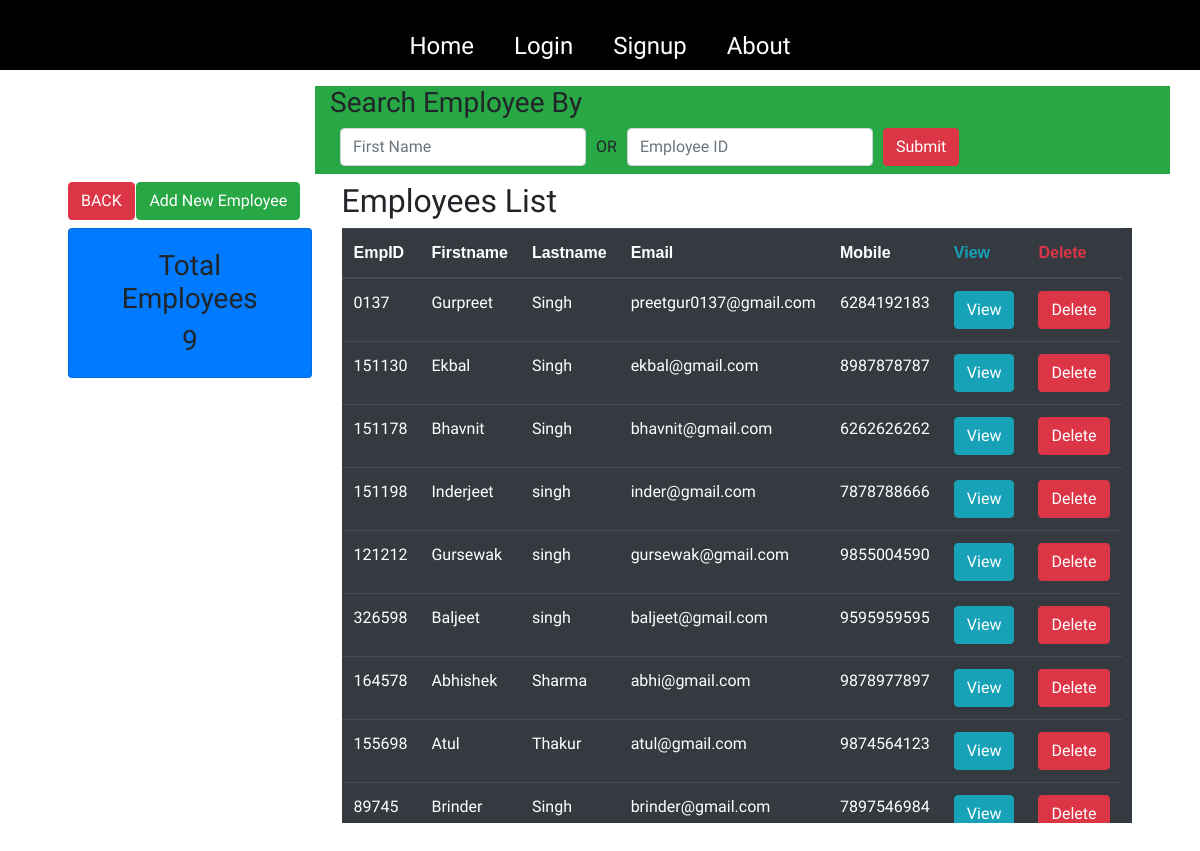
Screenshot of /ems/all_employees with the database file from the repository.
### ems/models.py (models this page shows, shortened)
class Register_Employee(models.Model):
    first_name = models.CharField(max_length=20,null=True)
    last_name = models.CharField(max_length=20,null=True)
    email = models.EmailField(max_length=30,null=True)
    emp_id = models.CharField(max_length=10,null=True)
    mobile = models.CharField(max_length=10,null=True)

### ems/views.py (the view)
# urls.py: path("all_employees",views.all_employees,name="all_employees"),
def all_employees(request):
    employees = Register_Employee.objects.all()
    total_emp = employees.filter().count()
    my_filter= Employee_filter(request.POST,queryset=employees)
    employees = my_filter.qs  # make query on employees
    context = {
        "all_employees":employees,
        "total_emp":total_emp,
        "my_filter":my_filter
        }
    return render(request,"ems/all_employee.html",context)

### ems/templates/ems/all_employee.html (shortened to what this page needs)
{% extends 'accounts/html_layout.html' %}
{% load widget_tweaks %}
{% block links %}
<link rel="stylesheet" href="https://maxcdn.bootstrapcdn.com/bootstrap/4.4.1/css/bootstrap.min.css">
{% endblock links %}
{% block body %}
{% include "accounts/navbar.html"%}
<div class="container">
    <div class="row ">
        <div class="col-sm-3">
        </div>
        <div class="col-sm-9 bg-success    ">
            <h3>
                Search Employee By
            </h3>
            <form class="form-inline mb-2" method="POST">
                {% render_field my_filter.form.first_name class="form-control" placeholder="First Name" %}
                <label for="">OR</label>
                {% render_field my_filter.form.emp_id class="form-control" placeholder="Employee ID" %}
                <button type="submit" class="btn btn-danger">Submit</button>
            </form>
        </div>
    </div>
    <div class="row m-2">
        <div class="col-sm-3">
            <div class="row mb-2">
                <div class="col-3">
                    <a href="{% url 'ems_index' %}" class="btn btn-danger"> BACK</a>
                </div>
                <div class="col-9">
                    <a href="{% url 'register_employee' %}" class="btn btn-success"> Add New Employee</a>
                </div>
            </div>
            <div class="card bg-primary">
                <div class="card-body text-center">
                    <h3> Total Employees</h3>
                    <h3 class="card-text">{{total_emp}}</h3>
                </div>
            </div>
        </div>
        <div class="col-sm-9">
            <h2>Employees List </h2>
            <table class="table table-dark table-hover table-responsive">
                <thead>
                    <tr>
                        <th>EmpID</th>
                        <th>Firstname</th>
                        <th>Lastname</th>
                        <th>Email</th>
                        <th>Mobile</th>
                        <th class="text-info ">View</th>
                        <th class="text-danger">Delete</th>
                    </tr>
                </thead>
                <tbody>
                    {% for employee in all_employees %}
                    <tr>
                        <td>{{employee.emp_id}}</td>
                        <td>{{employee.first_name}}</td>
                        <td>{{employee.last_name}}</td>
                        <td>{{employee.email}}</td>
                        <td>{{employee.mobile}}</td>
                        <td><a href="{% url 'employee_detail' employee.id %}" class="btn btn-info">View</a></td>
                        <td><a href="{% url 'delete_employee' employee.id %}" class="btn btn-danger">Delete</a></td>
                    </tr>
                    {% endfor %}
                </tbody>
            </table>
        </div>
    </div>
</div>
{% endblock body %}

### accounts/templates/accounts/html_layout.html (shortened to what this page needs)
<!DOCTYPE html>
<html lang="en">
<head>
    {% block links %}{% endblock links%}
</head>
<body>
        {% block body %}  {% endblock body%}
</body>
</html>

### accounts/templates/accounts/navbar.html (shortened to what this page needs)
{% extends "accounts/html_layout.html"%}
{% block body %}
  <nav>
    <ul class="navbar">
      <li><a href="{% url 'index'%}">Home</a></li>
      {% if user.is_authenticated %}
      <li><a href="{% url 'logout' %}">Logout</a></li>
      {% else %}
      <li><a href="{% url 'login' %}">Login</a></li>
      <li><a href="{% url 'register' %}">Signup</a></li>
      {% endif %}
      <li><a href="#">About</a></li>
    </ul>
  </nav>
{% endblock body %}

### rows the page displays
Register_Employee: emp_id "0137", first_name "Gurpreet", last_name "Singh", email "preetgur0137@gmail.com", mobile "6284192183"
Register_Employee: emp_id "151130", first_name "Ekbal", last_name "Singh", email "ekbal@gmail.com", mobile "8987878787"
Register_Employee: emp_id "151178", first_name "Bhavnit", last_name "Singh", email "bhavnit@gmail.com", mobile "6262626262"
Register_Employee: emp_id "151198", first_name "Inderjeet", last_name "singh", email "inder@gmail.com", mobile "7878788666"
Register_Employee: emp_id "121212", first_name "Gursewak", last_name "singh", email "gursewak@gmail.com", mobile "9855004590"
Register_Employee: emp_id "326598", first_name "Baljeet", last_name "singh", email "baljeet@gmail.com", mobile "9595959595"
Register_Employee: emp_id "164578", first_name "Abhishek", last_name "Sharma", email "abhi@gmail.com", mobile "9878977897"
Register_Employee: emp_id "155698", first_name "Atul", last_name "Thakur", email "atul@gmail.com", mobile "9874564123"
Register_Employee: emp_id "89745", first_name "Brinder", last_name "Singh", email "brinder@gmail.com", mobile "7897546984"

### other values shown
{{ total_emp }} "9"
